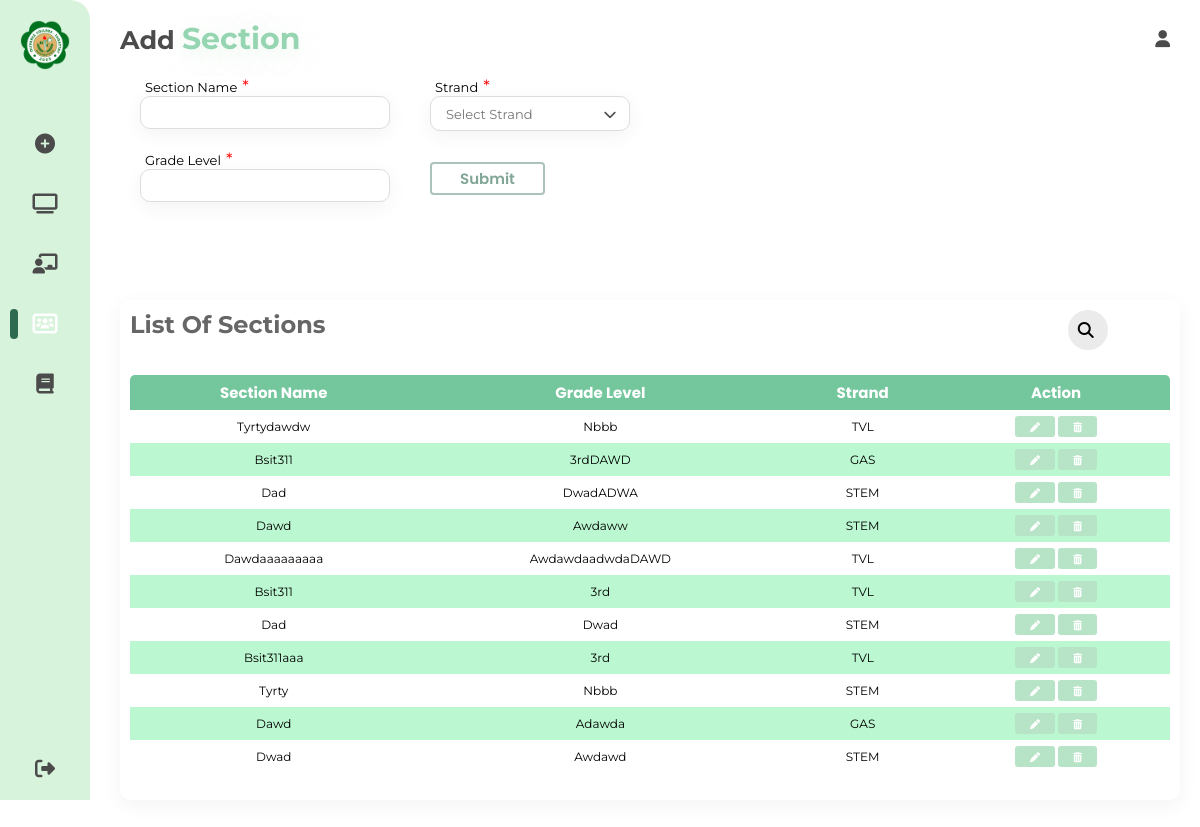
Page /section.php on the committed database.
### tables this page shows
CREATE TABLE `sections` (
  `id` int(11) NOT NULL,
  `section_name` varchar(255) NOT NULL,
  `grade_level` varchar(255) NOT NULL,
  `strand` varchar(255) NOT NULL
);

### section.php (the view, shortened to what this page needs)
<?php
include('connect.php');
$sql = "SELECT * FROM sections";
$result = $conn->query($sql);
if(isset($_GET['search'])) {
  $searchTerm = $_GET['search'];
  $result = searchTeachers($conn, $searchTerm);
} else {
  $sql = "SELECT * FROM sections";
  $result = $conn->query($sql);}
?>
<!DOCTYPE html>
<html lang="en">
  <head>
    <link rel="stylesheet" href="section.css" />
    <link
      rel="stylesheet"
      href="https://cdnjs.cloudflare.com/ajax/libs/font-awesome/6.5.1/css/all.min.css"
    />
  </head>
  <body>
    <div class="container">
      <nav>
        <div class="logo">
          <img src="./img/olivarez-college-tagaytay-logo.png" alt="" />
        </div>
        <ul>
          <li class="list-items">
            <a href="./generate.php"
              ><i class="fa-solid fa-circle-plus"></i
              ><span class="nav-lists">Generate Schedule</span></a
            >
          </li>
          <li class="list-items">
            <a href="./dashboard.php"
              ><i class="fa-solid fa-tv"></i
              ><span class="nav-lists">Dashboard</span></a
            >
          </li>
          <li class="list-items">
            <a href="./teachers.php"
              ><i class="fa-solid fa-chalkboard-user"></i
              ><span class="nav-lists">Teachers</span></a
            >
          </li>
          <li class="list-items">
            <a href="./section.php" class="active"
              ><i class="fa-solid fa-users-rectangle"></i
              ><span class="nav-lists">Sections</span></a
            >
          </li>
          <li class="list-items">
            <a href="./subject.php"
              ><i class="fa-solid fa-book"></i
              ><span class="nav-lists">Subjects</span></a
            >
          </li>
          <li>
            <a class="logout"
              ><i class="fa-solid fa-right-from-bracket"></i
              ><span class="nav-lists">Logout</span></a
            >
            </li>
        </ul>
      </nav>
      <section class="main-content">
        <div class="main-logo">
          <h1>Add <span>Section</span></h1>
          <i class="fa-solid fa-user"></i>
        </div>
        <div class="inputs">
          <form action="add_section.php" method ="post">
            <div class="subject-code">
              <div class="subj-code">
                <span
                  >Section Name<span style="color: red; font-size: 1.3em"
                    >*</span
                  ></span
                >
                <input
                  required
                  type="text"
                  class="first-name"
                  autocomplete="off"
                  name="section_name"
                />
              </div>
              <div class="subj-code">
                <span
                  >Grade Level<span style="color: red; font-size: 1.3em"
                    >*</span
                  ></span
                >
                <input
                  required
                  type="text"
                  class="first-name"
                  autocomplete="off"
                  name="grade_level"
                />
              </div>
            </div>
            <div class="yrlvl-gradelvl">
              <div class="dropdown-gradelvl">
              <span class="input-info"
                  >Strand<span style="color: red; font-size: 1.3em"
                    >*</span
                  ></span
                >
              <input
                  type="text"
                  class="textbox-grade"
                  placeholder="Select Strand"
                  name="strand"
                  readonly
                />
                <span class="icon-down"
                  ><i class="fa-solid fa-chevron-down"></i
                ></span>
              </div>
              <div class="button-submit">
                <button href="" class="btn-submit">Submit</button>
              </div>
            </div>
          </form>
        </div>
        <div class="teachers-lists">
          <div class="teachers-table">
            <div class="table-header">
              <h1>List of Sections</h1>
              <div class="table-search">
              <form class="search-container" method="GET">
                  <input id="search-box" type="text" class="search-box" name="search" placeholder="Search...">
                  <label for="search-box"><i class="fa-solid fa-magnifying-glass search-icon"></i></label>
              </form>
              </div>
            </div>
            <table class="table">
              <thead>
                <tr>
                  <th>Section Name</th>
                  <th>Grade Level</th>
                  <th>Strand</th>
                  <th>Action</th>
                </tr>
              </thead>
              <tbody st>
              <?php
                while($row = $result->fetch_assoc()) {
                  echo "<tr>";
                  echo "<td>" . $row['section_name'] ."</td>";
                  echo "<td>" . $row['grade_level'] . "</td>";
                  echo "<td>" . $row['strand'] . "</td>";
                  echo "<td><a href='edit_page_sections.php?id=" . $row['id'] . "'><button><i class='fa-solid fa-pen'></i></button></a>
                  <a href='delete_sections.php?id=" . $row['id'] . "'> <button type='submit' name='delete'><i class='fa-solid fa-trash-can'></i></button></a>
                  </td>";
                  echo "</tr>";
              }
              ?>
        </tbody>
            </table>
          </div>
        </div>
      </section>
    </div>
  </body>
</html>

### rows in the picture
sections: section_name "Tyrtydawdw", grade_level "Nbbb", strand "TVL"
sections: section_name "Bsit311", grade_level "3rdDAWD", strand "GAS"
sections: section_name "Dad", grade_level "DwadADWA", strand "STEM"
sections: section_name "Dawd", grade_level "Awdaww", strand "STEM"
sections: section_name "Dawdaaaaaaaaa", grade_level "AwdawdaadwdaDAWD", strand "TVL"
sections: section_name "Bsit311", grade_level "3rd", strand "TVL"
sections: section_name "Dad", grade_level "Dwad", strand "STEM"
sections: section_name "Bsit311aaa", grade_level "3rd", strand "TVL"
sections: section_name "Tyrty", grade_level "Nbbb", strand "STEM"
sections: section_name "Dawd", grade_level "Adawda", strand "GAS"
sections: section_name "Dwad", grade_level "Awdawd", strand "STEM"
